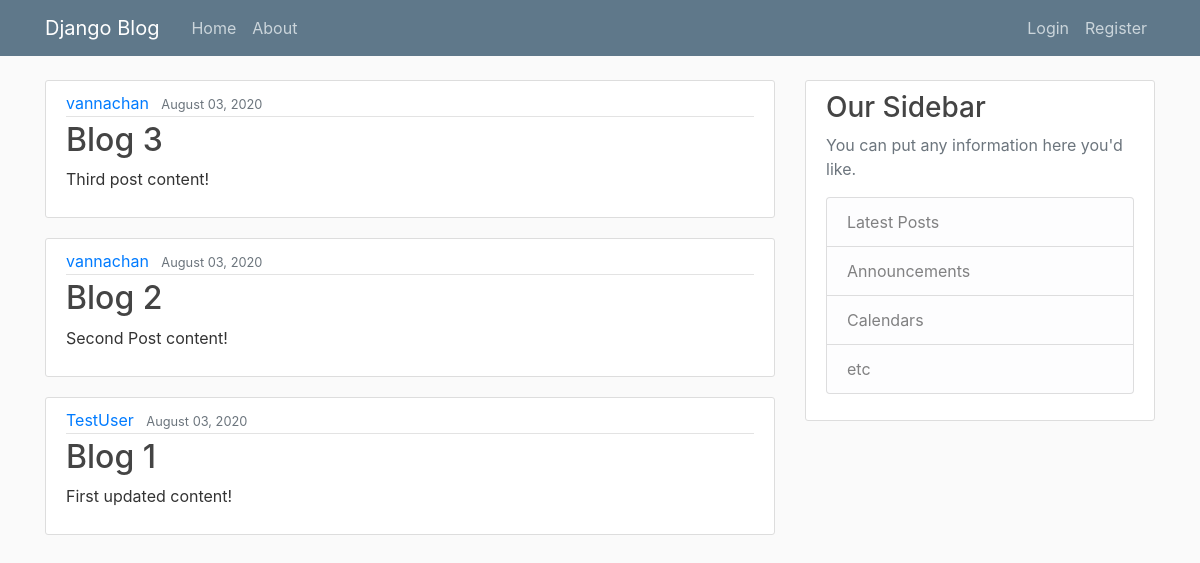
Before: / with the older database file.
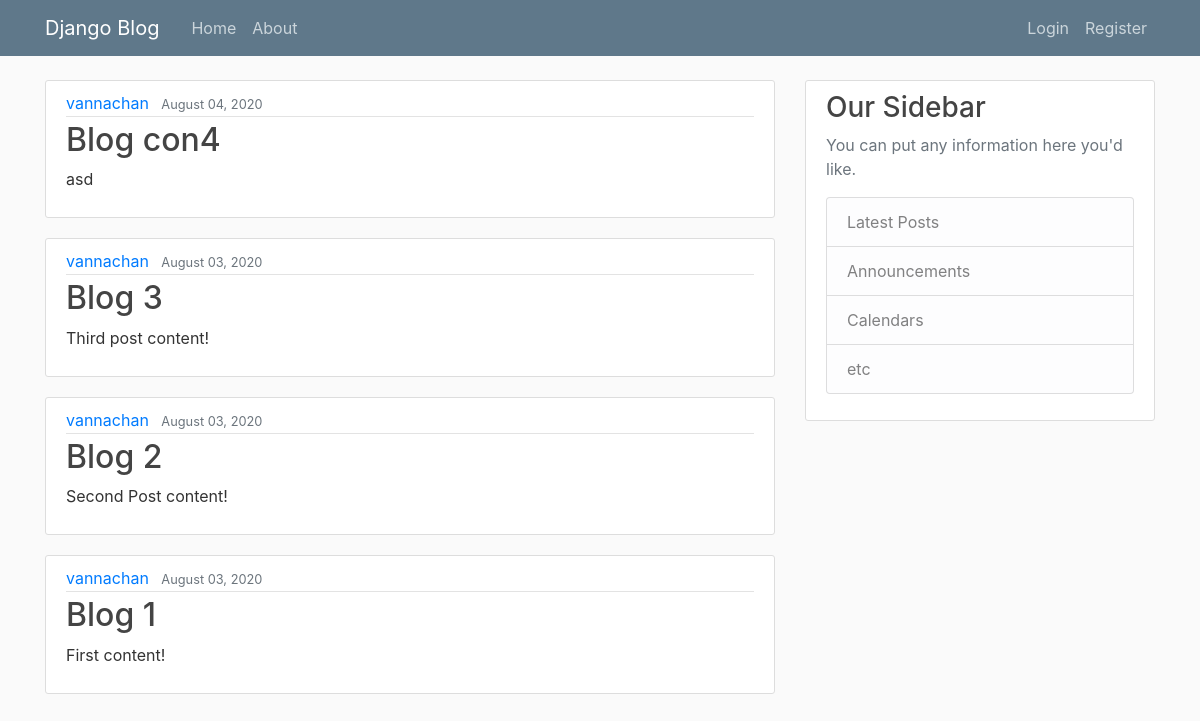
After: the same page with the newer database file.
### blog/models.py (models this page shows, shortened)
class Post(models.Model):
  title = models.CharField(max_length=100) # title a field of Post table
  content = models.TextField()
  date_posted = models.DateTimeField(default=timezone.now) # we are passing in the function but we are not executing the function, hence no timezone.now()
  author = models.ForeignKey(User, on_delete=models.CASCADE) # if user is deleted, delete the post too

### blog/views.py (the view)
# urls.py: path('', PostListView.as_view(), name='blog-home'),
class PostListView(ListView):
  model = Post
  template_name = 'blog/home.html' # by default, it will look for <app>/<model>_<viewtype>.html
  context_object_name = 'posts' # need to do this because home.html is asking for posts
  ordering = ['-date_posted'] # adding - will do DESC order instead

### blog/templates/blog/home.html
{% extends "blog/base.html" %}
{% block content %}
  {% for post in posts %}
    <article class="media content-section">
      <div class="media-body">
        <div class="article-metadata">
          <a class="mr-2" href="#">{{ post.author }}</a>
          <small class="text-muted">{{ post.date_posted|date:"F d, Y" }}</small>
        </div>
        <h2><a class="article-title" href="{% url 'post-detail' post.id %}">{{ post.title }}</a></h2>
        <p class="article-content">{{ post.content }}</p>
      </div>
    </article>
  {% endfor %}
{% endblock content %}

### blog/templates/blog/base.html (shortened to what this page needs)
{% load static %}
<!DOCTYPE html>
<html lang="en">
<head>
  <link rel="stylesheet" href="https://maxcdn.bootstrapcdn.com/bootstrap/4.0.0/css/bootstrap.min.css">
  <link rel="stylesheet" type="text/css" href="{% static 'blog/main.css' %}">
</head>
<body>
  <header class="site-header">
    <nav class="navbar navbar-expand-md navbar-dark bg-steel fixed-top">
      <div class="container">
        <a class="navbar-brand mr-4" href="{% url 'blog-home' %}">Django Blog</a>
        <div class="collapse navbar-collapse" id="navbarToggle">
          <div class="navbar-nav mr-auto">
            <a class="nav-item nav-link" href="{% url 'blog-home' %}">Home</a>
            <a class="nav-item nav-link" href="{% url 'blog-about' %}">About</a>
          </div>
          <div class="navbar-nav">
            {% if user.is_authenticated %}
              <a class="nav-item nav-link" href="{% url 'profile' %}">Profile</a>
              <a class="nav-item nav-link" href="{% url 'post-create' %}">New Post</a>
              <a class="nav-item nav-link" href="{% url 'logout' %}">Logout</a>
            {% else %}
              <a class="nav-item nav-link" href="{% url 'login' %}">Login</a>
              <a class="nav-item nav-link" href="{% url 'register' %}">Register</a>
            {% endif %}
          </div>
        </div>
      </div>
    </nav>
  </header>
  <main role="main" class="container">
  <div class="row">
    <div class="col-md-8">
      {% block content %}{% endblock %}
    </div>
    <div class="col-md-4">
      <div class="content-section">
        <h3>Our Sidebar</h3>
        <p class='text-muted'>You can put any information here you'd like.
          <ul class="list-group">
            <li class="list-group-item list-group-item-light">Latest Posts</li>
            <li class="list-group-item list-group-item-light">Announcements</li>
            <li class="list-group-item list-group-item-light">Calendars</li>
            <li class="list-group-item list-group-item-light">etc</li>
          </ul>
        </p>
      </div>
    </div>
  </div>
</main>
</body>
</html>

### blog/static/blog/main.css (style rules this page uses)
body { background: #fafafa; color: #333333; margin-top: 5rem; }
h1, h2, h3, h4, h5, h6 { color: #444444; }
ul { margin: 0; }
.bg-steel { background-color: #5f788a; }
.site-header .navbar-nav .nav-link { color: #cbd5db; }
.content-section { background: #ffffff; padding: 10px 20px; border: 1px solid #dddddd; border-radius: 3px; margin-bottom: 20px; }
.article-title { color: #444444; }
.article-content { white-space: pre-line; }
.article-metadata { padding-bottom: 1px; margin-bottom: 4px; border-bottom: 1px solid #e3e3e3 }

Changed rows visible on the page:
added Post: author "vannachan", date_posted "August 04, 2020", title "Blog con4", content "asd"
changed Post "Blog 1": author "TestUser" → "vannachan"; content "First updated content!" → "First content!"
